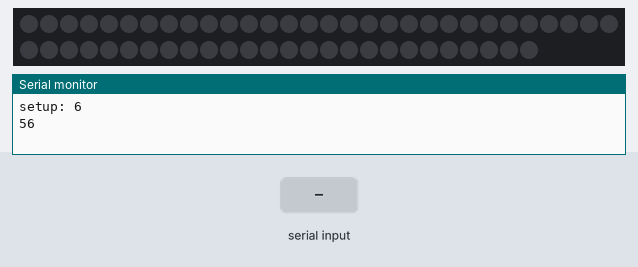
Bench run of a sketch on a simulated Arduino Uno, built with avr-gcc and run on an emulated ATmega328P. On the bench: 56 RGB LEDs in strip order, left to right, continuing on the next row, the last lines printed to the serial monitor. Inputs (shaded band) come from the test bench. Dim RGB values are drawn brighter than linear; the strip is taken to match the declared colour order.

Above: at 1.2 s.
1.3 s: "0\n" received over Serial
At 1.8 s:
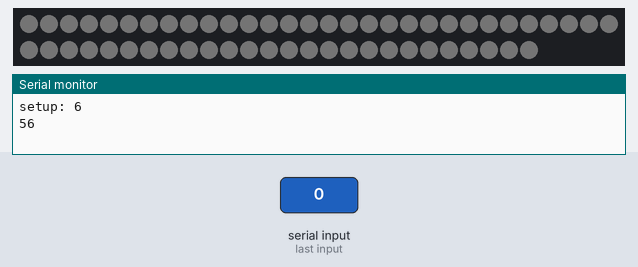
2.8 s: "2\n" received over Serial
At 3.3 s:
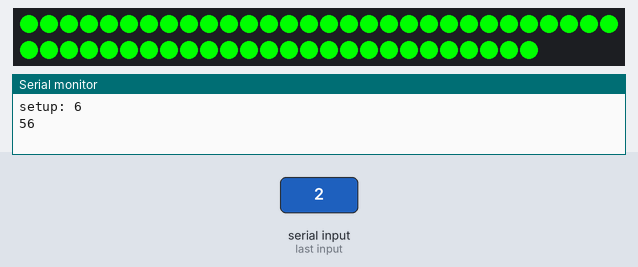
4.3 s: "3\n" received over Serial
5.8 s: "30,150\n" received over Serial
At 7.2 s:
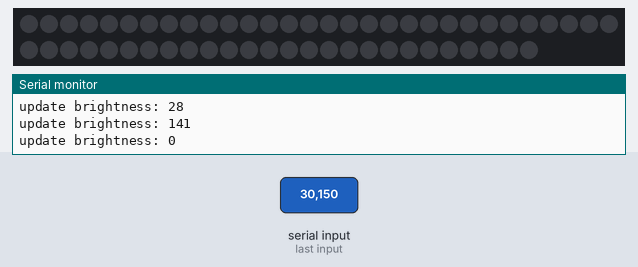
Timing chart, 0 to 8.3 s (numbered marks = the images above; inputs shaded):
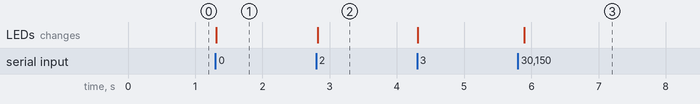

Measured:
- after the input at 1.3 s, the LEDs: change at once (image 1)
- after the input at 2.8 s, the LEDs: change at once (image 2)
- after the input at 5.8 s, the LEDs: change after 0.10 s (image 3)

The sketch:

neopixel.ino
```cpp
#include <Adafruit_NeoPixel.h>
#ifdef __AVR__
 #include <avr/power.h> // Required for 16 MHz Adafruit Trinket
#endif

#define LED_PIN   6
// How many NeoPixels are attached to the Arduino?
#define LED_COUNT 56

const int NUM_LIGHTS = 8;
const int NUM_LEDS_PER_LIGHT = 7;
const int NUM_CLIENTS = 8;

// protocol can be:
//    0 => normal
//    1 => hightlight
//    2 => solo
int protocol = 0;
// for highlight protocol
int highlightList[NUM_CLIENTS];

// for solo protocol
int soloIndex = 0;
int soloHasBeat = 0; // 1 if playing

int TRIGGER_DURATION = 20; // ms
boolean newData = false;

// luminosity
int brightness = 255;

Adafruit_NeoPixel pixels(LED_COUNT, LED_PIN, NEO_RGBW + NEO_KHZ800);

uint32_t colors[NUM_CLIENTS] = {
  pixels.Color(0, 255, 0),
  pixels.Color(255, 0, 85),
  pixels.Color(62, 2, 255),
  pixels.Color(255, 255, 0),
  pixels.Color(2, 216, 255),
  pixels.Color(255, 0, 245),
  pixels.Color(2, 255, 121),
  pixels.Color(145, 255, 0)
};

void setup() {
  Serial.begin(9600);
  Serial.print("setup: ");
  Serial.println(LED_PIN);
  Serial.println(pixels.numPixels());
  // pinMode(LED, OUTPUT);
  pixels.begin(); // INITIALIZE NeoPixel strip object (REQUIRED)
  pixels.show();            // Turn OFF all pixels ASAP
  pixels.setBrightness(brightness);
}

void loop() {
  receiveData();

  if (newData) {
    switch (protocol) {
      case 0: // normal
        triggerNormalBeat();
        break;
      case 1: // highlight
        triggerHighlightBeat();
        break;
      case 2: // solo
        triggerSoloBeat();
        break;
      case 3:
        pixels.setBrightness(brightness);
        pixels.show();
        break;
    }

    newData = false;
  }

  delay(20);
}

int receivedIndex = 0;          // current index of data buffer

void receiveData() {
  static char endMarker = '\n'; // message separator
  char receivedChar;     // read char from serial port
  int receivedInt;

  // read while we have data available and we are still receiving the same message.
  while(Serial.available() > 0) {
    receivedChar = Serial.read();

    if (receivedChar == endMarker) {
      // Serial.println("endMessage");
      // data[index] = '\0'; // end current message
      receivedIndex = 0;
      newData = true;
      return;
    }

    receivedInt = receivedChar - '0';

    if (receivedIndex == 0) {
      protocol = receivedInt;
    }

    switch (protocol) {
      case 1: // highlight
        if (receivedIndex > 0) {
          // 0 is off
          // 1 is on with client color at client index
          // 2 is same as one with flash
          highlightList[receivedIndex - 1] = receivedInt;
        }
        break;
      case 2: // solo
        if (receivedIndex == 1) {
          soloIndex = receivedInt;
        } else if (receivedIndex == 2) {
          soloHasBeat = receivedInt;
        }
        break;
      case 3: // brightness
        brightness = floor((receivedInt / 9.0) * 255.0);
        Serial.print("update brightness: ");
        Serial.println(brightness);
        break;
    }


    receivedIndex++;
    delay(4);
  }
}

void triggerNormalBeat() {
  // Serial.println("BEAT");
  uint32_t white = pixels.Color(0, 0, 0, 1);

  for (int i = 0; i < pixels.numPixels(); i++) {
    pixels.setPixelColor(i, white);
  }

  pixels.show();
}

void triggerHighlightBeat() {
  // Serial.println("HIGHLIGH");
  // for (int i = 0; i < NUM_CLIENTS; i++) {
  //   Serial.print(highlightList[i]);
  //   Serial.print(", ");
  // }
  // Serial.println("");
  // override with highlighted clients
  for (int i = 0; i < NUM_CLIENTS; i++) {
    int ledStartIndex = i * 7;
    int state = highlightList[i];
    uint32_t color;
    if (state == 0) {
      color = pixels.Color(0, 0, 0, 0); // nothing
    } else if (state == 1) {
      color = colors[i];
    } else if (state == 2) {
      color = pixels.Color(0, 0, 0, 255);
    }

    for (int j = ledStartIndex; j < ledStartIndex + 7; j++) {
      pixels.setPixelColor(j, color);
    }
  }

  pixels.show();

  for (int i = 0; i < NUM_CLIENTS; i++) {
    int ledStartIndex = i * 7;
    int state = highlightList[i];

    if (state == 2) {
      delay(TRIGGER_DURATION);
      // back to client color after flash
      uint32_t color = colors[i];
      for (int j = ledStartIndex; j < ledStartIndex + 7; j++) {
        pixels.setPixelColor(j, color);
      }
    }
  }

  pixels.show();
}


void triggerSoloBeat() {
  // Serial.println("SOLO");
  uint32_t soloColor = colors[soloIndex];
  uint32_t white = pixels.Color(0, 0, 0, 255);

  if (soloHasBeat == 0) {
    for (int i = 0; i < pixels.numPixels(); i++) {
      pixels.setPixelColor(i, soloColor);
    }
    pixels.show();
  } else {
    // paint everything in white
    for (int i = 0; i < pixels.numPixels(); i++) {
      pixels.setPixelColor(i, white);
    }

    pixels.show();

    delay(TRIGGER_DURATION);

    for (int i = 0; i < pixels.numPixels(); i++) {
      pixels.setPixelColor(i, soloColor);
    }

    pixels.show();
  }
}
```
